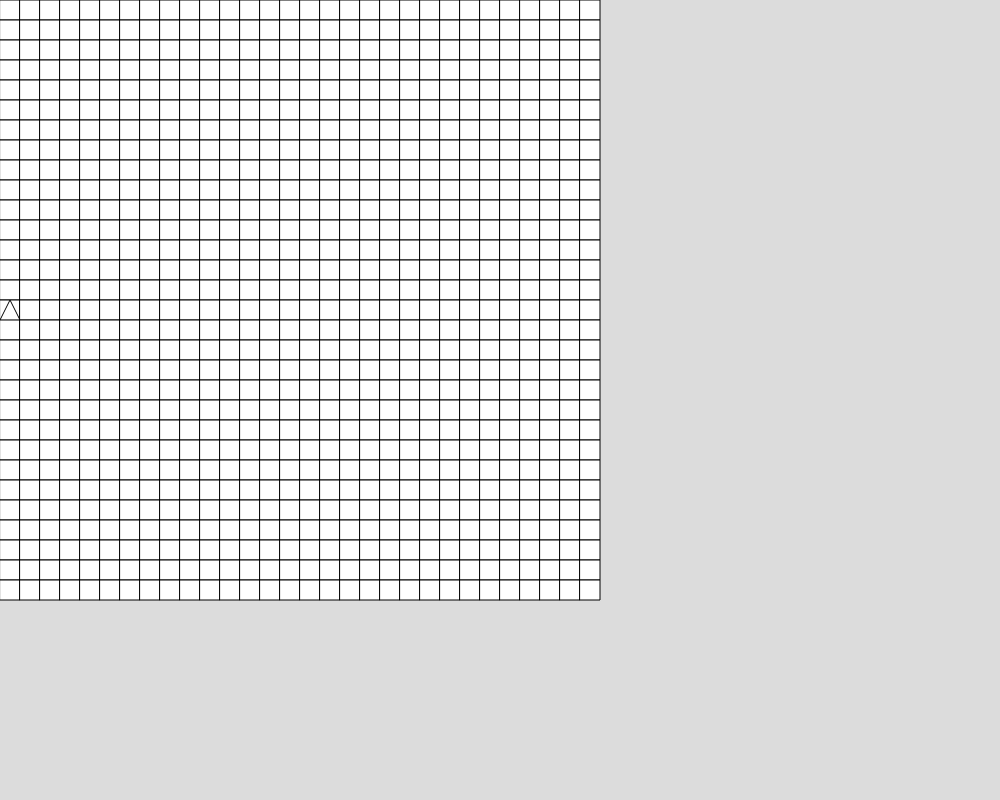
Frame 1 (no input)
Frame 60 (no input): identical to frame 1, image omitted
Frame 120 (the mouse pressed at the canvas centre since frame 60): identical to frame 1, image omitted

The p5.js sketch that drew this single still picture (run headless with seeded random() and noise() and a simulated clock; from frame 60 on, the mouse is pressed at the canvas centre):

// p5.js sketch
// ── sketch.js
var clicouQuadrado = false;

var mudarPartida = false;
var ultimaPartida;

var tamanho = [30, 30];
var quadrados = [tamanho[0] * tamanho[1]];


function setup() {
  frameRate(24);
  createCanvas(1000, 800);
  criarMapa(30, 30);

}

function draw() {

  background(220);
  desenharMapa();



}

function mousePressed() {
  // for(var i = 0;i < quadrados.length;i++){
  //   quadrados[i].clicado(i)


  // }
}

function mouseDragged() {
  for (var i = 0; i < quadrados.length; i++) {

    if (mouseX > quadrados[i].x && mouseX < quadrados[i].x + quadrados[i].l && mouseY < quadrados[i].y + quadrados[i].l && mouseY > quadrados[i].y && quadrados[i].partida == true) {
      ultimaPartida = quadrados[i];
      mudarPartida = true
    }


  }
  if (mudarPartida) {
    for (var i = 0; i < quadrados.length; i++) {
      if (mouseX > quadrados[i].x && mouseX < quadrados[i].x + quadrados[i].l && mouseY < quadrados[i].y + quadrados[i].l && mouseY > quadrados[i].y) {
        ultimaPartida.partida = false;
        quadrados[i].partida = true
        ultimaPartida = quadrados[i]; 
      }
    }

  }
}

function mouseReleased() {
  mudarPartida = false;
}

function criarMapa() {

  for (var i = 0; i < tamanho[0]; i++) {
    for (var k = 0; k < tamanho[1]; k++) {


      if (i == tamanho[0] / 2 && k == 0) {
        quadrados[tamanho[0] * i + k] = new Quadrado(k * 20, i * 20, 20, false, true)
      } else {
        quadrados[(tamanho[0]) * i + k] = new Quadrado(k * 20, i * 20, 20, false, false)
      }

    }
  }
}

function desenharMapa() {

  for (var i = 0; i < quadrados.length; i++) {
    quadrados[i].draw()
  }
}

class Quadrado {
  constructor(x, y, l, cor, partida) {
    this.x = x;
    this.y = y;
    this.l = l;
    this.cor = cor;
    this.partida = partida;
  }

  draw() {

    if (this.cor == true) {

      fill(color(255, 204, 0));

    } else { fill(color(255, 255, 255)) }
    square(this.x, this.y, this.l);

    if (this.partida) {
      triangle(this.x, this.y + this.l, this.x + this.l / 2, this.y, this.x + this.l, this.y + this.l);
    }

  }

  clicado(i) {
    if (mouseX > this.x && mouseX < this.x + this.l && mouseY < this.y + this.l && mouseY > this.y) {
      this.cor = true;
      console.log(i)
    }
  }

  mudarPartida() {
    
  }




}
